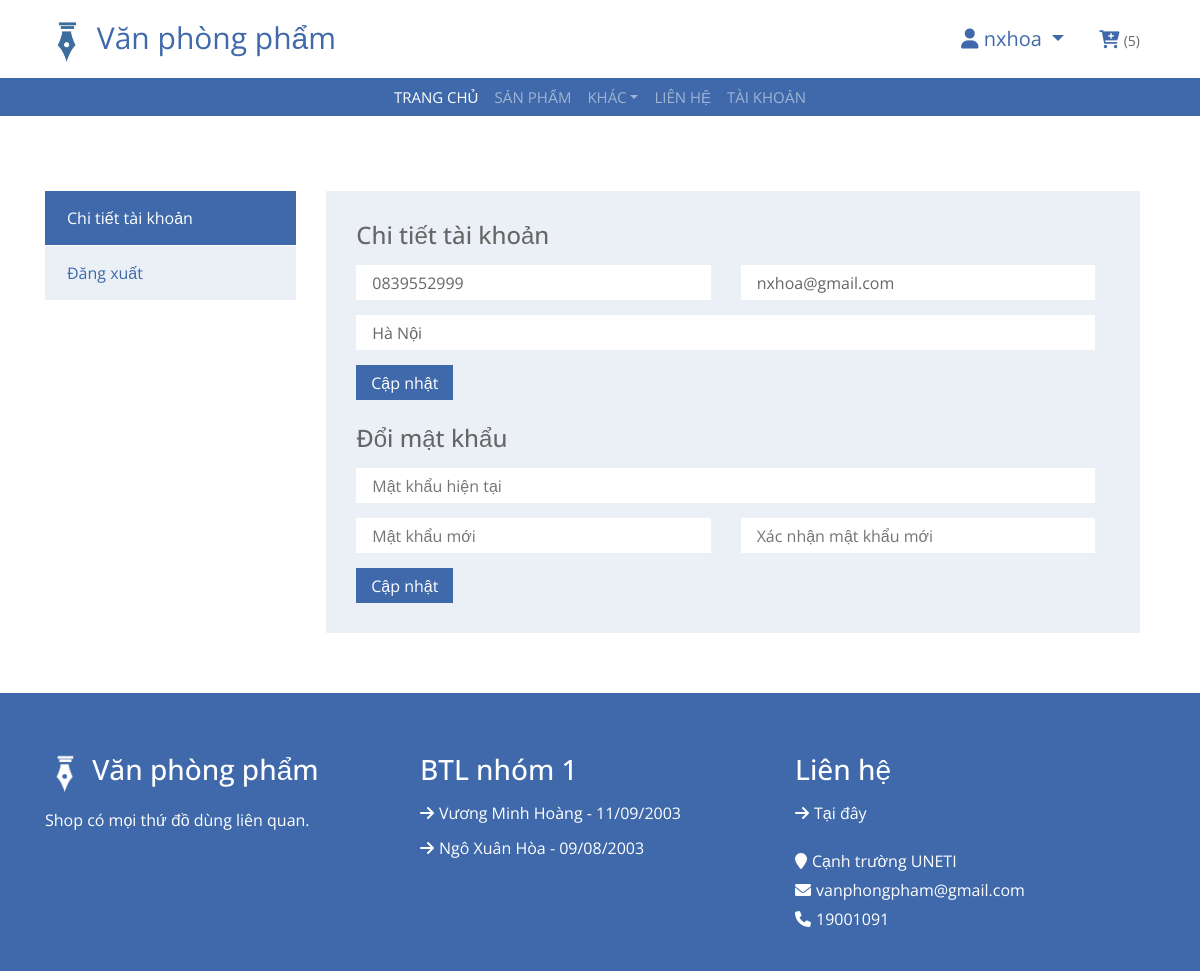
The app's page /tai-khoan (signed in), older data.
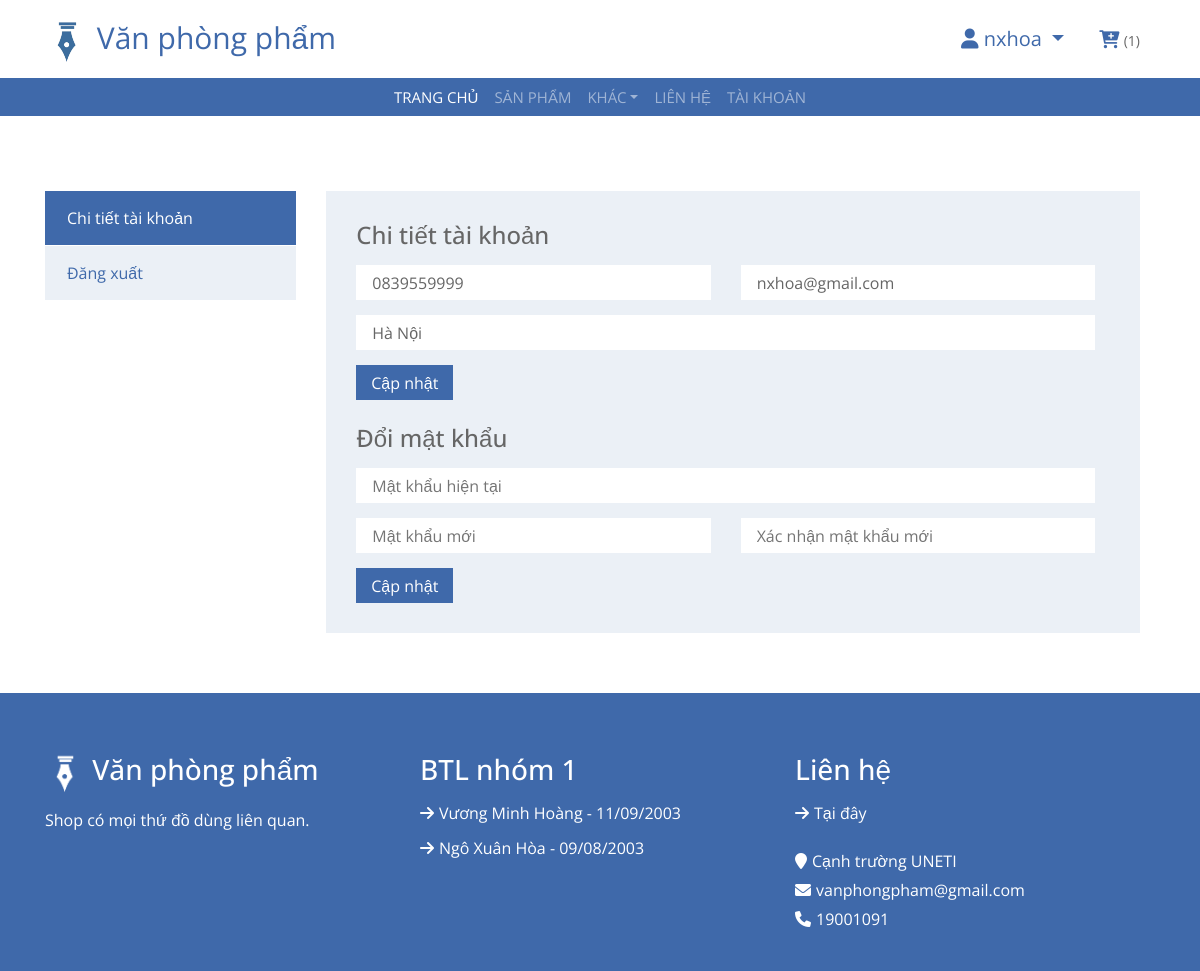
The same page, newer data.
### tables this page shows
CREATE TABLE `customer` (
  `ID` int(11) NOT NULL,
  `CustomerName` varchar(255) NOT NULL,
  `Phone` varchar(15) NOT NULL,
  `Email` varchar(255) NOT NULL,
  `Address` varchar(255) NOT NULL,
  `UserID` int(11) NOT NULL
);

### core/View.php (called while the page is built, shortened)
<?php
class View
{
    public function render($view, $data = [], $layout = 'layouts/main')
    {
        if (file_exists(_DIR_ROOT . "/app/views/" . $view . ".php")) {
            require _DIR_ROOT . "/app/views/" . $view . ".php";
        } else {
            die("View không tồn tại: " . $view);
        }
        require _DIR_ROOT . "/app/views/$layout.php";
    }
}

### core/Controller.php (called while the page is built, shortened)
<?php
class Controller
{
    protected $view;
    public function __construct()
    {
        $this->view = new View();
    }
    public function view($view, $data = [], $layout = 'layouts/main')
    {
        $this->view->render($view, $data, $layout);
    }
    public function model($model)
    {
        if (file_exists(_DIR_ROOT . "/app/models/" . $model . ".php")) {
            return new $model();
        } else {
            die("Model không tồn tại: " . $model);
        }
    }
}

### app/controllers/UserController.php (called while the page is built, shortened)
<?php
class UserController extends Controller
{
    public function my_account()
    {
        $params = [];
        if (isset($_SESSION['user'])) {
            $userid =  $_SESSION['user']['ID'];
            $cartmodel = $this->model("Cart");
            $usermodel = $this->model('User');
            $totalcartitem = $cartmodel->CountCartItem($userid)[0]['totalcartitem'];
            $infouser = $usermodel->getInfoUserByIdSession($userid);
            $action = 'user/my-account';
            $params['infouser'] = $infouser;
        } else {
            $totalcartitem = 0;
            $action = 'user/login';
        }
        $params['totalcartitem'] = $totalcartitem;
        $params['breadcrumbs'] = $this->handelBreadCrumd();
        $this->view($action,  $params,  'layouts/_user');
    }
}

### index.php (called while the page is built, shortened)
<?php
$app = new App();

### core/Database.php (called while the page is built, shortened)
<?php
class Database
{
    private $connection;
    private function connect($host, $username, $password, $database, $port)
    {
        $this->connection = new mysqli($host, $username, $password, $database, $port);
    }
    public function selectOne($query)
    {
        $result = $this->connection->query($query);
        $row = $result->fetch_assoc();
        return $row ? $row : null;
    }
    public function select($query)
    {
        $result = $this->connection->query($query);
        $data = [];
        while ($row = $result->fetch_assoc()) {
            $data[] = $row;
        }
        return $data;
    }
}

### app/models/User.php (called while the page is built, shortened)
<?php
class User extends Model
{
    public function getInfoUserByIdSession()
    {
        if (isset($_SESSION['user'])) {
            $id = $_SESSION['user']['ID'];
            $query = "SELECT * FROM `customer` WHERE UserID = $id";
            return $this->selectOne($query);
        }
    }
}

### core/Model.php (called while the page is built, shortened)
<?php
require './core/Database.php';
class Model
{
    protected $db;
    public function __construct()
    {
        $this->db = new Database();
    }
    public function selectOne($query)
    {
        return $this->db->selectOne($query);
    }
    public function select($query)
    {
        return $this->db->select($query);
    }
}

### app/models/Cart.php (called while the page is built, shortened)
<?php
class Cart extends Model
{
    public function CountCartItem($customerid)
    {
        $query = "SELECT COUNT(*) as totalcartitem FROM Cart c
                    JOIN CartItem ci ON c.ID = ci.CartId
                    JOIN Product p
                    ON ci.ProductId = p.ID
                    WHERE c.CustomerId = $customerid";
        return $this->select($query);
    }
}

### app/views/user/my-account.php (the view, shortened to what the changed rows need)
<div class="my-account">
	<div class="container">
		<div class="row">
			<div class="col-9">
				<div class="tab-content">
					<div class="tab-pane fade show active" id="account-tab" role="tabpanel" aria-labelledby="account-nav">
						<div class="row">
							<div class="col-6">
								<input type="text" name="phone" id="phone" required placeholder="Số điện thoại" value="<?php echo $infouser['Phone'] ?>">
							</div>
							<div class="col-6">
								<input type="text" name="email" id="email" required placeholder="Email" value="<?php echo $infouser['Email'] ?>">
							</div>
							<div class="col-12">
								<input type="text" name="address" id="address" required placeholder="Địa chỉ" value="<?php echo $infouser['Address'] ?>">
							</div>
						</div>
					</div>
				</div>
			</div>
		</div>
	</div>
</div>

### app/views/layouts/header.php (shortened to what the changed rows need)
<header class="top-header">
	<div class="container">
		<div class="row align-items-center">
			<div class="col-md-6">
				<div class="user">
					<?php
					if (isset($_SESSION['username'])) {
						$user = $_SESSION['user'];
					?>
						<div class="dropdown">
							<a class="dropdown-toggle" href="#" role="button" id="dropdownMenuLink" data-toggle="dropdown" aria-haspopup="true" aria-expanded="false" style="margin-right: 1rem; font-size: 20px;">
								<i class='fa fa-user'></i> <?php echo $user['CustomerName']; ?>
							</a>
						</div>
					<?php
					} else {
					?>
						<a style="margin-right: 1rem;" href="<?php echo _WEB_ROOT ?>/dang-nhap">Đăng nhập</a>
					<?php
					}
					?>
					<a class="cart" href="<?php echo _WEB_ROOT ?>/gio-hang">
						<i class="fa fa-cart-plus"></i>
						<span class="number_cart"><?php if (isset($_SESSION['username'])) {
														echo  "($totalcartitem)";
													} ?></span>
					</a>
				</div>
			</div>
		</div>
	</div>
</header>

Row changes from the older to the newer data that the page shows:
changed customer "nxhoa": phone "0839552999" → "0839559999"
Text that changed along with them:
$totalcartitem: "5" → "1"
